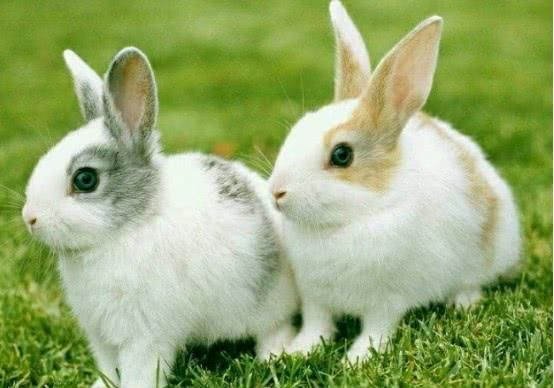
#> input picture Day1/rabbits.jpeg, 554 x 388 px
$ jupyter execute Day001_read_image_HW.ipynb
#> lines starting #> are read from the running program, lines starting #| are printed output that depends on the picture
# 作業

思考一下我們前面有提到圖片是矩陣，但維度可能會不一樣
例如灰階圖只有兩個維度，RGB 彩圖則有 3 個維度

假如今天我們把 RGB 3 個維度拆開來看會有甚麼不同的效果呢？

[cell 1]
import cv2

imagePath = 'rabbits.jpeg'
image = cv2.imread(imagePath)
#> image is the input picture: shape (388, 554, 3); mean B, G, R 112.2, 170, 149.9
image_gray = cv2.imread(imagePath,cv2.IMREAD_GRAYSCALE)
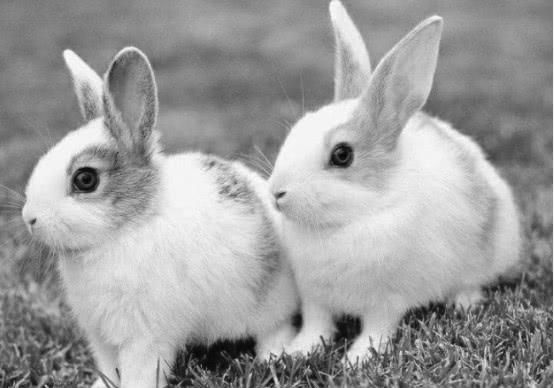
#> image_gray: shape (388, 554); min 2, max 255, mean 157.4

cv2.imshow("Rabbits_BGR",image)
cv2.imshow("Rabbits_gray",image_gray)
cv2.waitKey(0)
cv2.destroyAllWindows()
#按任意鍵視窗就會不見

[cell 2]
import cv2

imagePath = 'rabbits.jpeg'
image = cv2.imread(imagePath,cv2.IMREAD_COLOR)
image_gray = cv2.imread(imagePath,cv2.IMREAD_GRAYSCALE)

while(True):
    cv2.imshow("Rabbits_BGR",image)
    cv2.imshow("Rabbits_gray",image_gray)
    k = cv2.waitKey(0)
#> (key Esc is pressed here)
